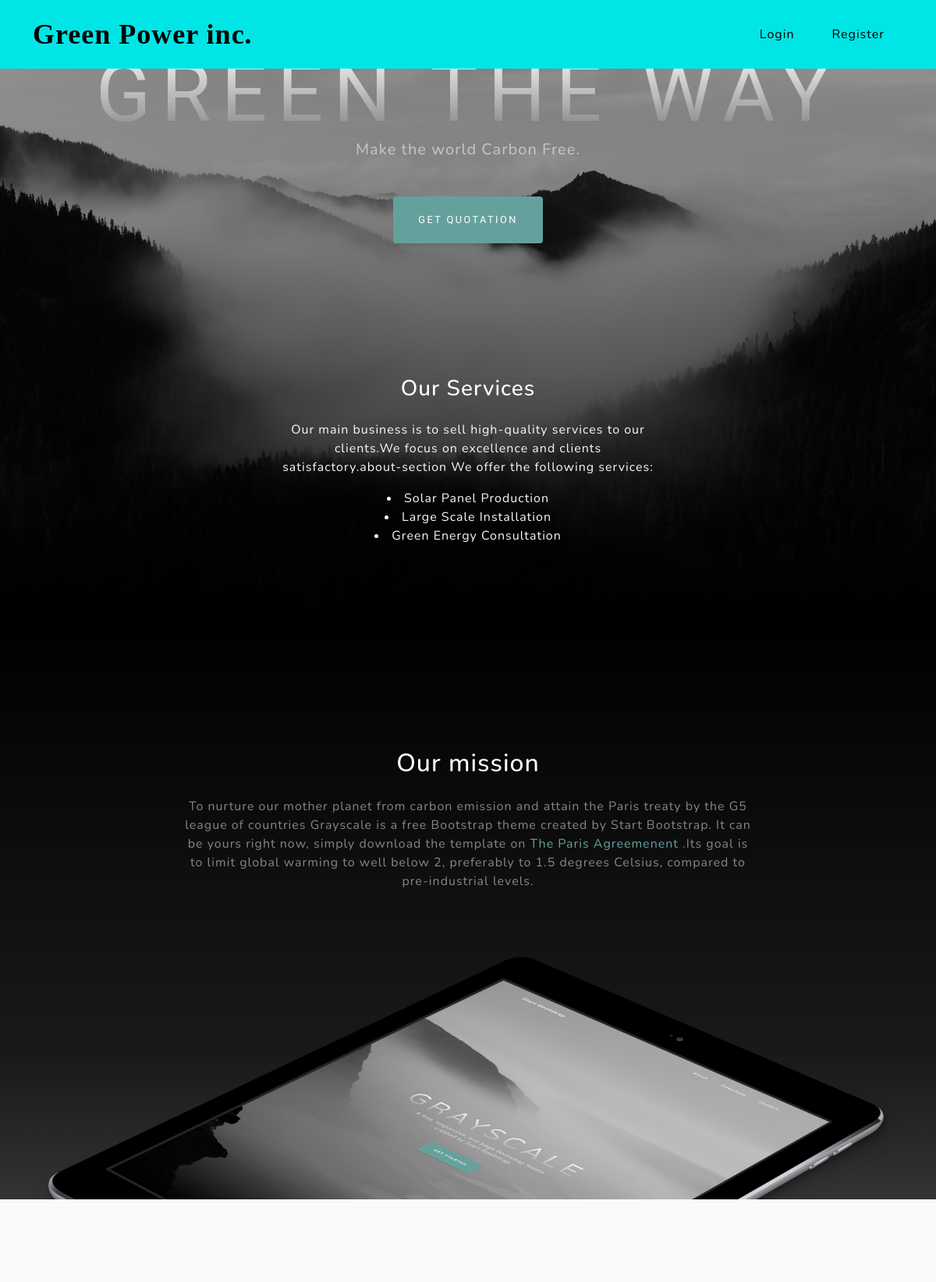
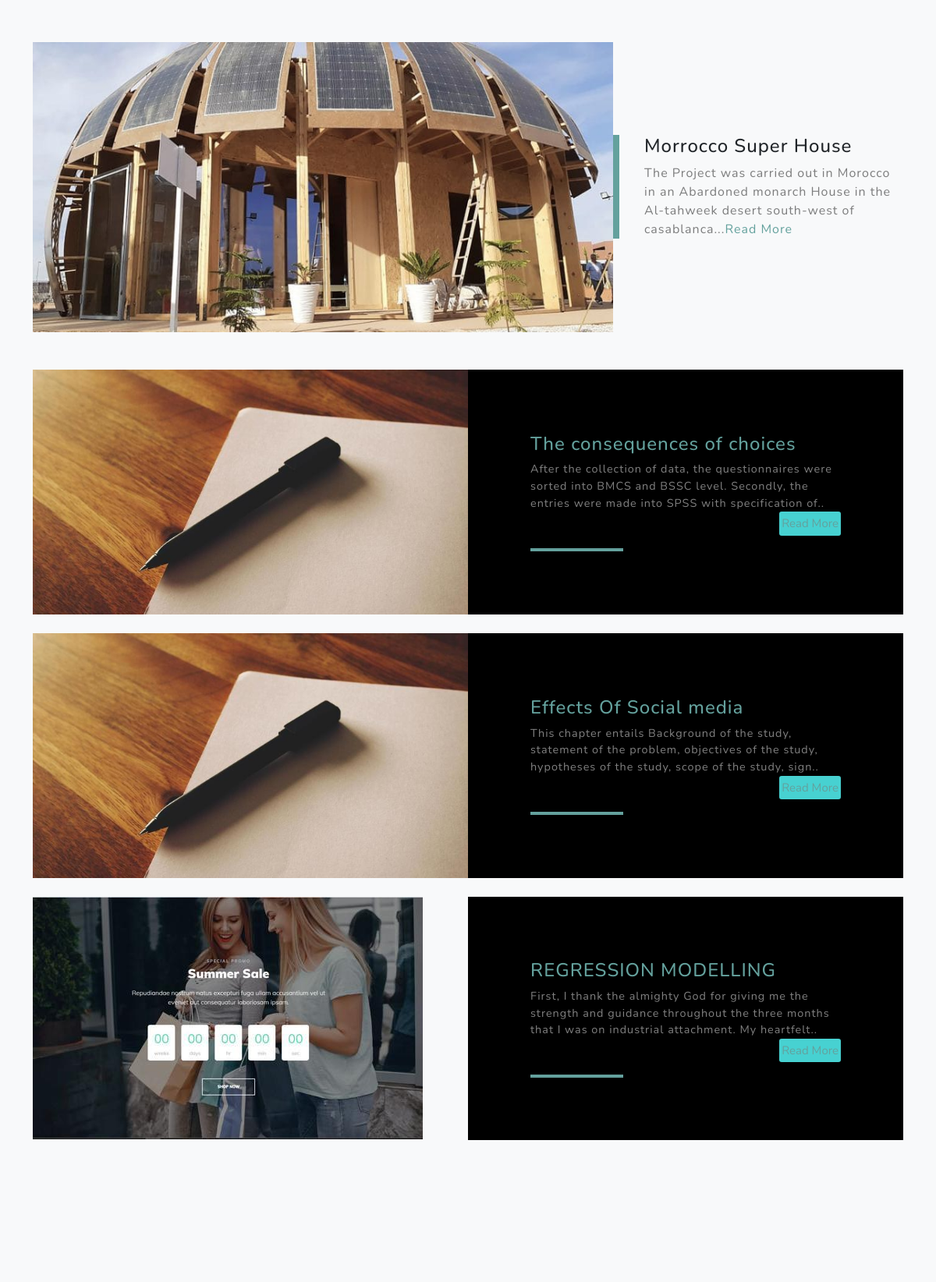
The page / (upper part) on the database its author committed (2 pictures, top to bottom).
### Blog/models.py (models this page shows, shortened)
class Post(models.Model):
    title = models.CharField(max_length=100)
    header_image = models.ImageField(null=True, blank=True, upload_to="images")
    summary = models.TextField(max_length=150,blank=True)
    content= RichTextField(blank=True)
    author = models.ForeignKey(User, on_delete=models.CASCADE)
    date_posted = models.DateTimeField(default=timezone.now)

### Blog/views.py (the view)
# urls.py: path('' ,views.home, name = 'Blog-home'),
def home(request):
    context={
        'Posts': Post.objects.all()
            }
    return render(request,'Blog/index.html',context)

### Blog/templates/Blog/index.html (shortened to what this page needs)
<!DOCTYPE html>
<html lang="en">
    <head>
    {% load Blog_tags %}
    {% load crispy_forms_tags %}
    {% load static %}
        <link href="{% static 'css/styles.css'%}" rel="stylesheet" />
        <link href="{% static 'css/green.css'%}"  rel="stylesheet" />
        <link href="{% static 'css/green2.css'%}"  rel="stylesheet" />
    </head>
    <body id="page-top">
        <nav class="navbar navbar-expand-lg navbar-light fixed-top" id="mainNav" style="font:black;background-color:#00e6e6;">
            <div class="container">
                <a class="navbar-brand js-scroll-trigger" href="#page-top"style="font-family:georgia,serif;font-size:2.25em;color:black;">Green Power inc.</a>
                <div class="collapse navbar-collapse" id="navbarResponsive">
                    <ul class="navbar-nav ml-auto">
                    {% if user.is_authenticated %}
                        <li class="nav-item"><a class="nav-link js-scroll-trigger" href="#about" style="color:black;">About</a></li>
                        <li class="nav-item"><a class="nav-link js-scroll-trigger" href="#projects" style="color:black;">Projects</a></li>
                        <li class="nav-item" ><a class="nav-link js-scroll-trigger" href="#kule" style="color:black;">Contact</a></li>
                        <li class="nav-item" ><a class="nav-link js-scroll-trigger" href="{% url 'Profile' %}" style="color:black;">Profile</a></li>
                    {% else %}
                        <li class="nav-item" ><a class="nav-link js-scroll-trigger" href="#kule" style="color:black;">Login</a></li>
                        <li class="nav-item"><a class="nav-link js-scroll-trigger" href="#kule" style="color:black;">Register</a></li>
                    {% endif %}
                    </ul>
                </div>
            </div>
        </nav>
        <header class="masthead">
            <div class="container d-flex h-100 align-items-center">
                <div class="mx-auto text-center">
                    <h1 class="mx-auto my-0 text-uppercase">Green The Way</h1>
                    <h2 class="text-white-50 mx-auto mt-2 mb-5">Make the world Carbon Free.</h2>
                    <a class="btn btn-primary js-scroll-trigger" href="#about">Get Quotation</a>
                    <div class="services" style="width:480px; height:250px;border:none;position:relative;margin:0 270px ;margin-top:170px;color:#f8f9fa;position:relative;">
                      <h3 class="text-white mb-4">Our Services </h3>
                <p> Our main business is to sell high-quality services to our clients.We focus on excellence and clients satisfactory.about-section
                    We offer the following services:
                    <li> Solar Panel Production </li>
                     <li> Large Scale Installation </li>
                     <li> Green Energy Consultation </li>
                </p>
                </div>
                </div>
            </div>
        </header>
        <section class="about-section text-center" id="about">
            <div class="container">
                <div class="row">
                    <div class="col-lg-8 mx-auto">
                        <h2 class="text-white mb-4">Our mission</h2>
                        <p class="text-white-50">
                            To nurture our mother planet from carbon emission and attain the Paris treaty by the G5 league of countries
                            Grayscale is a free Bootstrap theme created by Start Bootstrap. It can be yours right now, simply download the template on
                            <a href="https://unfccc.int/process-and-meetings/the-paris-agreement/the-paris-agreement">The Paris Agreemenent</a>
                            .Its goal is to limit global warming to well below 2, preferably to 1.5 degrees Celsius, compared to pre-industrial levels.
                        </p>
                    </div>
                </div>
                <img class="img-fluid" src="{% static 'img/ipad.png'%}" alt="..." />
            </div>
        </section>
        <section class="projects-section bg-light" id="projects">
            <div class="container">
                <div class="row align-items-center no-gutters mb-4 mb-lg-5">
                    <div class="col-xl-8 col-lg-7"><img class="img-fluid mb-3 mb-lg-0" src="{% static 'img/House proj.jpg'%}" alt="..." /></div>
                    <div class="col-xl-4 col-lg-5">
                        <div class="featured-text text-center text-lg-left">
                            <h4>Morrocco Super House </h4>
                            <p class="text-black-50 mb-0">The Project was carried out in Morocco in an Abardoned monarch House in the Al-tahweek desert south-west of casablanca...<a href="{% url 'post-detail' 1 %}">Read More </a></p>
                        </div>
                    </div>
                </div>
                {% for Post in Posts %}
                <div class="row justify-content-center no-gutters mb-5 mb-lg-0">
                    <div class="col-lg-6"><img class="img-fluid" src="{{Post.header_image.url}}" alt="..." /></div>
                    <div class="col-lg-6">
                        <div class="bg-black text-center h-100 project">
                            <div class="d-flex h-100">
                                <div class="project-text w-100 my-auto text-center text-lg-left">
                                    <h4 class="text-white"><a href="{% url 'post-detail' 1 %}">{{Post.title}}</a></h4>
                                    <p id="konde" class="mb-0 text-white-50">{{Post.summary}}..<button type="button" style="border-radius:3px;font-size:15px;background-color:#47d1d1;pointer:cursor;padding:4px 3px;float:right;border:none;" ><a href="{% url 'post-detail' 1%}">Read More</a></button></p>
                                    <hr class="d-none d-lg-block mb-0 ml-0" />
                                </div>
                            </div>
                        </div>
                    </div>
                </div>
               <br/>
                {% endfor %}
        </section>
    </body>
</html>

### Blog/static/css/green.css (style rules this page uses)
#konde { padding:10 25px; display: block; overflow: hidden; }

### rows shown on the page
Post: header_image (picture), title "The consequences of choices", summary "After the collection of data, the questionnaires were sorted into BMCS and BSSC level. Secondly, the entries were made into SPSS with specification of"
Post: header_image (picture), title "Effects Of Social media", summary "This chapter entails Background of the study, statement of the problem, objectives of the study, hypotheses of the study, scope of the study, sign"
Post: header_image (picture), title "REGRESSION MODELLING", summary "First, I thank the almighty God for giving me the strength and guidance throughout the three months that I was on industrial attachment. My heartfelt"
